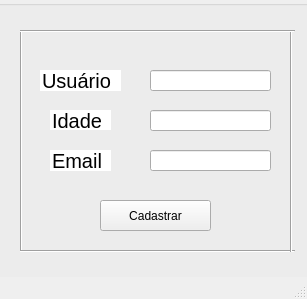
<?xml version="1.0" encoding="UTF-8"?>
<ui version="4.0">
 <class>MainWindow</class>
 <widget class="QMainWindow" name="MainWindow">
  <property name="geometry">
   <rect>
    <x>0</x>
    <y>0</y>
    <width>307</width>
    <height>299</height>
   </rect>
  </property>
  <property name="windowTitle">
   <string>MainWindow</string>
  </property>
  <widget class="QWidget" name="centralwidget">
   <widget class="QLabel" name="label_4">
    <property name="geometry">
     <rect>
      <x>270</x>
      <y>260</y>
      <width>1031</width>
      <height>1050</height>
     </rect>
    </property>
    <property name="styleSheet">
     <string notr="true">image: url(:/newPrefix/back.jpg)</string>
    </property>
    <property name="text">
     <string/>
    </property>
   </widget>
   <widget class="QLineEdit" name="lineEdit_2">
    <property name="geometry">
     <rect>
      <x>150</x>
      <y>110</y>
      <width>121</width>
      <height>21</height>
     </rect>
    </property>
    <property name="echoMode">
     <enum>QLineEdit::Normal</enum>
    </property>
   </widget>
   <widget class="QLineEdit" name="lineEdit_3">
    <property name="geometry">
     <rect>
      <x>150</x>
      <y>150</y>
      <width>121</width>
      <height>21</height>
     </rect>
    </property>
    <property name="echoMode">
     <enum>QLineEdit::Normal</enum>
    </property>
   </widget>
   <widget class="QPushButton" name="pushButton">
    <property name="geometry">
     <rect>
      <x>100</x>
      <y>200</y>
      <width>111</width>
      <height>31</height>
     </rect>
    </property>
    <property name="text">
     <string>Cadastrar</string>
    </property>
    <property name="icon">
     <iconset resource="../medias/resource_interno/resource.qrc">
      <normaloff>:/newPrefix/icon-cadastroClientes.png</normaloff>:/newPrefix/icon-cadastroClientes.png</iconset>
    </property>
    <property name="iconSize">
     <size>
      <width>23</width>
      <height>23</height>
     </size>
    </property>
   </widget>
   <widget class="QGroupBox" name="groupBox">
    <property name="geometry">
     <rect>
      <x>-10</x>
      <y>0</y>
      <width>321</width>
      <height>301</height>
     </rect>
    </property>
    <property name="font">
     <font>
      <pointsize>15</pointsize>
     </font>
    </property>
    <property name="styleSheet">
     <string notr="true">background-image: url(:/newPrefix/sky.jpg);</string>
    </property>
    <property name="title">
     <string/>
    </property>
    <widget class="QLineEdit" name="lineEdit_7">
     <property name="geometry">
      <rect>
       <x>60</x>
       <y>110</y>
       <width>61</width>
       <height>20</height>
      </rect>
     </property>
     <property name="font">
      <font>
       <pointsize>15</pointsize>
      </font>
     </property>
     <property name="text">
      <string>Idade</string>
     </property>
     <property name="frame">
      <bool>false</bool>
     </property>
     <property name="readOnly">
      <bool>true</bool>
     </property>
    </widget>
    <widget class="QLineEdit" name="lineEdit_6">
     <property name="geometry">
      <rect>
       <x>50</x>
       <y>70</y>
       <width>81</width>
       <height>21</height>
      </rect>
     </property>
     <property name="font">
      <font>
       <pointsize>15</pointsize>
      </font>
     </property>
     <property name="text">
      <string>Usuário</string>
     </property>
     <property name="frame">
      <bool>false</bool>
     </property>
     <property name="readOnly">
      <bool>true</bool>
     </property>
    </widget>
    <widget class="QLineEdit" name="lineEdit_11">
     <property name="geometry">
      <rect>
       <x>60</x>
       <y>150</y>
       <width>61</width>
       <height>21</height>
      </rect>
     </property>
     <property name="font">
      <font>
       <pointsize>15</pointsize>
      </font>
     </property>
     <property name="text">
      <string>Email</string>
     </property>
     <property name="frame">
      <bool>false</bool>
     </property>
     <property name="readOnly">
      <bool>true</bool>
     </property>
    </widget>
    <widget class="QLineEdit" name="lineEdit">
     <property name="geometry">
      <rect>
       <x>160</x>
       <y>70</y>
       <width>121</width>
       <height>21</height>
      </rect>
     </property>
     <property name="styleSheet">
      <string notr="true">background-image: url(:/newPrefix/white.jpg);</string>
     </property>
    </widget>
    <widget class="Line" name="line_4">
     <property name="geometry">
      <rect>
       <x>30</x>
       <y>30</y>
       <width>3</width>
       <height>221</height>
      </rect>
     </property>
     <property name="orientation">
      <enum>Qt::Vertical</enum>
     </property>
    </widget>
    <widget class="Line" name="line_5">
     <property name="geometry">
      <rect>
       <x>30</x>
       <y>250</y>
       <width>275</width>
       <height>3</height>
      </rect>
     </property>
     <property name="orientation">
      <enum>Qt::Horizontal</enum>
     </property>
    </widget>
    <widget class="Line" name="line_6">
     <property name="geometry">
      <rect>
       <x>300</x>
       <y>30</y>
       <width>3</width>
       <height>222</height>
      </rect>
     </property>
     <property name="orientation">
      <enum>Qt::Vertical</enum>
     </property>
    </widget>
    <widget class="Line" name="line_7">
     <property name="geometry">
      <rect>
       <x>30</x>
       <y>30</y>
       <width>275</width>
       <height>3</height>
      </rect>
     </property>
     <property name="orientation">
      <enum>Qt::Horizontal</enum>
     </property>
    </widget>
   </widget>
   <zorder>groupBox</zorder>
   <zorder>label_4</zorder>
   <zorder>lineEdit_2</zorder>
   <zorder>lineEdit_3</zorder>
   <zorder>pushButton</zorder>
  </widget>
  <widget class="QStatusBar" name="statusbar"/>
 </widget>
 <resources>
  <include location="../medias/resource_interno/resource.qrc"/>
 </resources>
 <connections/>
</ui>
